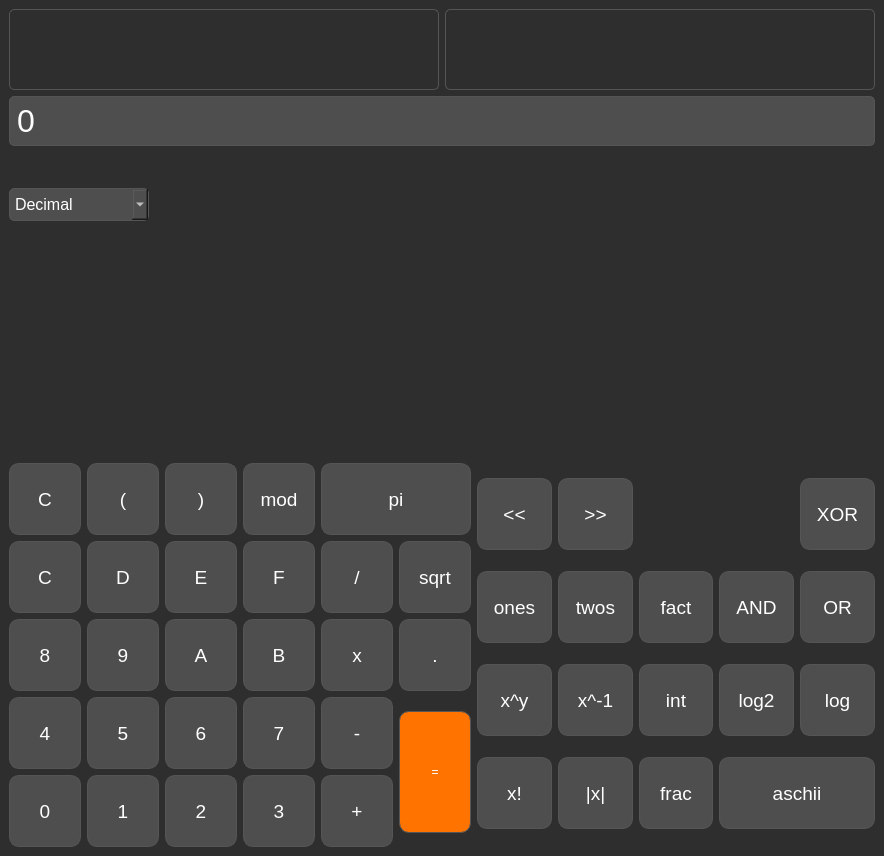
<?xml version="1.0" encoding="UTF-8"?>
<ui version="4.0">
 <class>Programmer_calc</class>
 <widget class="QMainWindow" name="Programmer_calc">
  <property name="geometry">
   <rect>
    <x>0</x>
    <y>0</y>
    <width>884</width>
    <height>856</height>
   </rect>
  </property>
  <property name="windowTitle">
   <string>MainWindow</string>
  </property>
  <property name="styleSheet">
   <string notr="true">        QMainWindow {
            background-color: #2E2E2E;
        }</string>
  </property>
  <property name="toolButtonStyle">
   <enum>Qt::ToolButtonIconOnly</enum>
  </property>
  <widget class="QWidget" name="centralwidget">
   <property name="styleSheet">
    <string notr="true">        QWidget#centralwidget {
            background-color: #2E2E2E;
        }</string>
   </property>
   <layout class="QVBoxLayout" name="verticalLayout_5">
    <item>
     <layout class="QVBoxLayout" name="verticalLayout_3" stretch="1,2,1,3">
      <item>
       <layout class="QHBoxLayout" name="horizontalLayout">
        <item>
         <widget class="QListWidget" name="operations_list">
          <property name="sizePolicy">
           <sizepolicy hsizetype="Preferred" vsizetype="Preferred">
            <horstretch>0</horstretch>
            <verstretch>0</verstretch>
           </sizepolicy>
          </property>
          <property name="styleSheet">
           <string notr="true">        QListWidget{
            background-color: #2E2E2E;
            color: #ffffff;
            font: 14pt;
            border: 1px solid #555555;
            border-radius: 5px;
        }</string>
          </property>
         </widget>
        </item>
        <item>
         <widget class="QListWidget" name="operations_list2">
          <property name="sizePolicy">
           <sizepolicy hsizetype="Preferred" vsizetype="Preferred">
            <horstretch>0</horstretch>
            <verstretch>0</verstretch>
           </sizepolicy>
          </property>
          <property name="styleSheet">
           <string notr="true">        QListWidget{
            background-color: #2E2E2E;
            color: #ffffff;
            font: 14pt;
            border: 1px solid #555555;
            border-radius: 5px;
        }</string>
          </property>
         </widget>
        </item>
       </layout>
      </item>
      <item>
       <layout class="QVBoxLayout" name="verticalLayout_2">
        <item>
         <widget class="QLineEdit" name="Result">
          <property name="sizePolicy">
           <sizepolicy hsizetype="Expanding" vsizetype="Fixed">
            <horstretch>0</horstretch>
            <verstretch>0</verstretch>
           </sizepolicy>
          </property>
          <property name="font">
           <font>
            <pointsize>24</pointsize>
           </font>
          </property>
          <property name="styleSheet">
           <string notr="true">
            background-color: #4E4E4E;
            color: #FFFFFF;
            border: 1px solid #555555;
            border-radius: 5px;
            padding: 5px;</string>
          </property>
          <property name="text">
           <string>0</string>
          </property>
         </widget>
        </item>
        <item>
         <layout class="QHBoxLayout" name="horizontalLayout_2">
          <item>
           <widget class="QComboBox" name="comboBox_3">
            <property name="font">
             <font>
              <pointsize>12</pointsize>
             </font>
            </property>
            <property name="styleSheet">
             <string notr="true">        QComboBox {
            background-color: #4E4E4E;
            color: #FFFFFF;
            border: 1px solid #555555;
            border-radius: 5px;
            padding: 5px;
        }
        QComboBox QAbstractItemView {
            background-color: #4E4E4E;
            selection-background-color: #5E5E5E;
            color: #FFFFFF;
        }</string>
            </property>
            <item>
             <property name="text">
              <string>Decimal</string>
             </property>
            </item>
            <item>
             <property name="text">
              <string>Hexadecimal</string>
             </property>
            </item>
            <item>
             <property name="text">
              <string>Binary</string>
             </property>
            </item>
            <item>
             <property name="text">
              <string>Octal</string>
             </property>
            </item>
           </widget>
          </item>
          <item>
           <spacer name="horizontalSpacer_2">
            <property name="orientation">
             <enum>Qt::Horizontal</enum>
            </property>
            <property name="sizeType">
             <enum>QSizePolicy::Minimum</enum>
            </property>
            <property name="sizeHint" stdset="0">
             <size>
              <width>580</width>
              <height>0</height>
             </size>
            </property>
           </spacer>
          </item>
          <item>
           <widget class="QLabel" name="label_2">
            <property name="font">
             <font>
              <pointsize>14</pointsize>
             </font>
            </property>
            <property name="layoutDirection">
             <enum>Qt::RightToLeft</enum>
            </property>
            <property name="styleSheet">
             <string notr="true">        QLabel{
            font-size: 14pt;
            qproperty-alignment: 'AlignRight | AlignTrailing | AlignVCenter';
        }</string>
            </property>
            <property name="text">
             <string/>
            </property>
           </widget>
          </item>
         </layout>
        </item>
       </layout>
      </item>
      <item>
       <layout class="QVBoxLayout" name="verticalLayout">
        <item>
         <widget class="QLabel" name="n8_63">
          <property name="styleSheet">
           <string notr="true">        QLabel {
            color: #FFFFFF;
            font-family: 'Courier New', Courier, monospace; /* Monospaced font */
            font-size: 16pt; /* Increase font size */
            padding: 10px; /* Add padding */
            qproperty-alignment: 'AlignCenter'; /* Center align */
        }</string>
          </property>
          <property name="text">
           <string/>
          </property>
         </widget>
        </item>
        <item>
         <widget class="QLabel" name="t6_31">
          <property name="styleSheet">
           <string notr="true">        QLabel {
            color: #FFFFFF;
            font-family: 'Courier New', Courier, monospace; /* Monospaced font */
            font-size: 16pt; /* Increase font size */
            padding: 10px; /* Add padding */
            qproperty-alignment: 'AlignCenter'; /* Center align */
        }</string>
          </property>
          <property name="text">
           <string/>
          </property>
         </widget>
        </item>
        <item>
         <widget class="QLabel" name="h2_47">
          <property name="styleSheet">
           <string notr="true">        QLabel {
            color: #FFFFFF;
            font-family: 'Courier New', Courier, monospace; /* Monospaced font */
            font-size: 16pt; /* Increase font size */
            padding: 10px; /* Add padding */
            qproperty-alignment: 'AlignCenter'; /* Center align */
        }</string>
          </property>
          <property name="text">
           <string/>
          </property>
         </widget>
        </item>
        <item>
         <widget class="QLabel" name="nulla_15">
          <property name="styleSheet">
           <string notr="true">        QLabel {
            color: #FFFFFF;
            font-family: 'Courier New', Courier, monospace; /* Monospaced font */
            font-size: 16pt; /* Increase font size */
            padding: 10px; /* Add padding */
            qproperty-alignment: 'AlignCenter'; /* Center align */
        }</string>
          </property>
          <property name="text">
           <string/>
          </property>
         </widget>
        </item>
       </layout>
      </item>
      <item>
       <layout class="QHBoxLayout" name="horizontalLayout_3">
        <item>
         <layout class="QGridLayout" name="gridLayout_for_numbers">
          <item row="0" column="3">
           <widget class="QPushButton" name="mod">
            <property name="styleSheet">
             <string notr="true">        QPushButton {
            background-color: #4E4E4E;
            font-size: 14pt;
            width: 50px;
            height: 50px;
            color: #FFFFFF;
            border: 1px solid #555555;
            border-radius: 10px;
            padding: 10px;
        }
        QPushButton:hover {
            background-color: #5E5E5E;
        }
        QPushButton:pressed {
            background-color: #6E6E6E;
        }</string>
            </property>
            <property name="text">
             <string>mod</string>
            </property>
           </widget>
          </item>
          <item row="4" column="0">
           <widget class="QPushButton" name="four">
            <property name="styleSheet">
             <string notr="true">        QPushButton {
            background-color: #4E4E4E;
            font-size: 14pt;
            width: 50px;
            height: 50px;
            color: #FFFFFF;
            border: 1px solid #555555;
            border-radius: 10px;
            padding: 10px;
        }

        QPushButton:hover {
            background-color: #5E5E5E;
        }
        QPushButton:pressed {
            background-color: #6E6E6E;
        }</string>
            </property>
            <property name="text">
             <string>4</string>
            </property>
           </widget>
          </item>
          <item row="0" column="1">
           <widget class="QPushButton" name="bel_zj">
            <property name="styleSheet">
             <string notr="true">        QPushButton {
            background-color: #4E4E4E;
            font-size: 14pt;
            width: 50px;
            height: 50px;
            color: #FFFFFF;
            border: 1px solid #555555;
            border-radius: 10px;
            padding: 10px;
        }

        QPushButton:hover {
            background-color: #5E5E5E;
        }
        QPushButton:pressed {
            background-color: #6E6E6E;
        }</string>
            </property>
            <property name="text">
             <string>(</string>
            </property>
           </widget>
          </item>
          <item row="4" column="4">
           <widget class="QPushButton" name="minus">
            <property name="styleSheet">
             <string notr="true">        QPushButton {
            background-color: #4E4E4E;
            font-size: 14pt;
            width: 50px;
            height: 50px;
            color: #FFFFFF;
            border: 1px solid #555555;
            border-radius: 10px;
            padding: 10px;
        }
        QPushButton:hover {
            background-color: #5E5E5E;
        }
        QPushButton:pressed {
            background-color: #6E6E6E;
        }</string>
            </property>
            <property name="text">
             <string>-</string>
            </property>
           </widget>
          </item>
          <item row="4" column="1">
           <widget class="QPushButton" name="five">
            <property name="styleSheet">
             <string notr="true">        QPushButton {
            background-color: #4E4E4E;
            font-size: 14pt;
            width: 50px;
            height: 50px;
            color: #FFFFFF;
            border: 1px solid #555555;
            border-radius: 10px;
            padding: 10px;
        }
        QPushButton:hover {
            background-color: #5E5E5E;
        }
        QPushButton:pressed {
            background-color: #6E6E6E;
        }</string>
            </property>
            <property name="text">
             <string>5</string>
            </property>
           </widget>
          </item>
          <item row="0" column="2">
           <widget class="QPushButton" name="jobb_zj">
            <property name="styleSheet">
             <string notr="true">        QPushButton {
            background-color: #4E4E4E;
            font-size: 14pt;
            width: 50px;
            height: 50px;
            color: #FFFFFF;
            border: 1px solid #555555;
            border-radius: 10px;
            padding: 10px;
        }

        QPushButton:hover {
            background-color: #5E5E5E;
        }
        QPushButton:pressed {
            background-color: #6E6E6E;
        }</string>
            </property>
            <property name="text">
             <string>)</string>
            </property>
           </widget>
          </item>
          <item row="5" column="0">
           <widget class="QPushButton" name="zero">
            <property name="styleSheet">
             <string notr="true">        QPushButton {
            background-color: #4E4E4E;
            font-size: 14pt;
            width: 50px;
            height: 50px;
            color: #FFFFFF;
            border: 1px solid #555555;
            border-radius: 10px;
            padding: 10px;
        }
        QPushButton:hover {
            background-color: #5E5E5E;
        }
        QPushButton:pressed {
            background-color: #6E6E6E;
        }</string>
            </property>
            <property name="text">
             <string>0</string>
            </property>
           </widget>
          </item>
          <item row="5" column="1">
           <widget class="QPushButton" name="one">
            <property name="styleSheet">
             <string notr="true">        QPushButton {
            background-color: #4E4E4E;
            font-size: 14pt;
            width: 50px;
            height: 50px;
            color: #FFFFFF;
            border: 1px solid #555555;
            border-radius: 10px;
            padding: 10px;
        }
        QPushButton:hover {
            background-color: #5E5E5E;
        }
        QPushButton:pressed {
            background-color: #6E6E6E;
        }</string>
            </property>
            <property name="text">
             <string>1</string>
            </property>
           </widget>
          </item>
          <item row="3" column="3">
           <widget class="QPushButton" name="B_hex">
            <property name="styleSheet">
             <string notr="true">        QPushButton {
            background-color: #4E4E4E;
            font-size: 14pt;
            width: 50px;
            height: 50px;
            color: #FFFFFF;
            border: 1px solid #555555;
            border-radius: 10px;
            padding: 10px;
        }
        QPushButton:hover {
            background-color: #5E5E5E;
        }
        QPushButton:pressed {
            background-color: #6E6E6E;
        }</string>
            </property>
            <property name="text">
             <string>B</string>
            </property>
           </widget>
          </item>
          <item row="1" column="2">
           <widget class="QPushButton" name="E_hex">
            <property name="styleSheet">
             <string notr="true">        QPushButton {
            background-color: #4E4E4E;
            font-size: 14pt;
            width: 50px;
            height: 50px;
            color: #FFFFFF;
            border: 1px solid #555555;
            border-radius: 10px;
            padding: 10px;
        }
        QPushButton:hover {
            background-color: #5E5E5E;
        }
        QPushButton:pressed {
            background-color: #6E6E6E;
        }</string>
            </property>
            <property name="text">
             <string>E</string>
            </property>
           </widget>
          </item>
          <item row="3" column="0">
           <widget class="QPushButton" name="eight">
            <property name="styleSheet">
             <string notr="true">        QPushButton {
            background-color: #4E4E4E;
            font-size: 14pt;
            width: 50px;
            height: 50px;
            color: #FFFFFF;
            border: 1px solid #555555;
            border-radius: 10px;
            padding: 10px;
        }
        QPushButton:hover {
            background-color: #5E5E5E;
        }
        QPushButton:pressed {
            background-color: #6E6E6E;
        }</string>
            </property>
            <property name="text">
             <string>8</string>
            </property>
           </widget>
          </item>
          <item row="1" column="3">
           <widget class="QPushButton" name="F_hex">
            <property name="styleSheet">
             <string notr="true">        QPushButton {
            background-color: #4E4E4E;
            font-size: 14pt;
            width: 50px;
            height: 50px;
            color: #FFFFFF;
            border: 1px solid #555555;
            border-radius: 10px;
            padding: 10px;
        }
        QPushButton:hover {
            background-color: #5E5E5E;
        }
        QPushButton:pressed {
            background-color: #6E6E6E;
        }</string>
            </property>
            <property name="text">
             <string>F</string>
            </property>
           </widget>
          </item>
          <item row="0" column="4" colspan="2">
           <widget class="QPushButton" name="pi">
            <property name="styleSheet">
             <string notr="true">
        QPushButton:hover {
            background-color: #5E5E5E;
        }
        QPushButton:pressed {
            background-color: #6E6E6E;
        }        QPushButton {
            background-color: #4E4E4E;
            font-size: 14pt;
            width: 50px;
            height: 50px;
            color: #FFFFFF;
            border: 1px solid #555555;
            border-radius: 10px;
            padding: 10px;
        }</string>
            </property>
            <property name="text">
             <string>pi</string>
            </property>
           </widget>
          </item>
          <item row="1" column="5">
           <widget class="QPushButton" name="sqrt">
            <property name="styleSheet">
             <string notr="true">        QPushButton {
            background-color: #4E4E4E;
            font-size: 14pt;
            width: 50px;
            height: 50px;
            color: #FFFFFF;
            border: 1px solid #555555;
            border-radius: 10px;
            padding: 10px;
        }

        QPushButton:hover {
            background-color: #5E5E5E;
        }
        QPushButton:pressed {
            background-color: #6E6E6E;
        }</string>
            </property>
            <property name="text">
             <string>sqrt</string>
            </property>
           </widget>
          </item>
          <item row="3" column="5">
           <widget class="QPushButton" name="dot">
            <property name="styleSheet">
             <string notr="true">        QPushButton {
            background-color: #4E4E4E;
            font-size: 14pt;
            width: 50px;
            height: 50px;
            color: #FFFFFF;
            border: 1px solid #555555;
            border-radius: 10px;
            padding: 10px;
        }

        QPushButton:hover {
            background-color: #5E5E5E;
        }
        QPushButton:pressed {
            background-color: #6E6E6E;
        }</string>
            </property>
            <property name="text">
             <string>.</string>
            </property>
           </widget>
          </item>
          <item row="4" column="3">
           <widget class="QPushButton" name="seven">
            <property name="styleSheet">
             <string notr="true">        QPushButton {
            background-color: #4E4E4E;
            font-size: 14pt;
            width: 50px;
            height: 50px;
            color: #FFFFFF;
            border: 1px solid #555555;
            border-radius: 10px;
            padding: 10px;
        }
        QPushButton:hover {
            background-color: #5E5E5E;
        }
        QPushButton:pressed {
            background-color: #6E6E6E;
        }</string>
            </property>
            <property name="text">
             <string>7</string>
            </property>
           </widget>
          </item>
          <item row="1" column="4">
           <widget class="QPushButton" name="divide">
            <property name="styleSheet">
             <string notr="true">        QPushButton {
            background-color: #4E4E4E;
            font-size: 14pt;
            width: 50px;
            height: 50px;
            color: #FFFFFF;
            border: 1px solid #555555;
            border-radius: 10px;
            padding: 10px;
        }
        QPushButton:hover {
            background-color: #5E5E5E;
        }
        QPushButton:pressed {
            background-color: #6E6E6E;
        }</string>
            </property>
            <property name="text">
             <string>/</string>
            </property>
           </widget>
          </item>
          <item row="4" column="5" rowspan="2">
           <widget class="QPushButton" name="equal">
            <property name="styleSheet">
             <string notr="true">        QPushButton#equal {
            background-color: #ff7300;
            width: 50px;
            height: 100%;
            color: #ffffff;
            border: 1px solid #555555;
            border-radius: 10px;
            padding: 10px;
        }
        QPushButton#equal:hover {
            background-color: #fc8e32;
        }</string>
            </property>
            <property name="text">
             <string>=</string>
            </property>
           </widget>
          </item>
          <item row="0" column="0">
           <layout class="QVBoxLayout" name="verticalLayout_4">
            <item>
             <widget class="QPushButton" name="clear">
              <property name="styleSheet">
               <string notr="true">        QPushButton {
            background-color: #4E4E4E;
            font-size: 14pt;
            width: 50px;
            height: 50px;
            color: #FFFFFF;
            border: 1px solid #555555;
            border-radius: 10px;
            padding: 10px;
        }

        QPushButton:hover {
            background-color: #5E5E5E;
        }
        QPushButton:pressed {
            background-color: #6E6E6E;
        }</string>
              </property>
              <property name="text">
               <string>C</string>
              </property>
             </widget>
            </item>
           </layout>
          </item>
          <item row="3" column="2">
           <widget class="QPushButton" name="A_hex">
            <property name="styleSheet">
             <string notr="true">        QPushButton {
            background-color: #4E4E4E;
            font-size: 14pt;
            width: 50px;
            height: 50px;
            color: #FFFFFF;
            border: 1px solid #555555;
            border-radius: 10px;
            padding: 10px;
        }
        QPushButton:hover {
            background-color: #5E5E5E;
        }
        QPushButton:pressed {
            background-color: #6E6E6E;
        }</string>
            </property>
            <property name="text">
             <string>A</string>
            </property>
           </widget>
          </item>
          <item row="3" column="4">
           <widget class="QPushButton" name="szorzas">
            <property name="styleSheet">
             <string notr="true">        QPushButton {
            background-color: #4E4E4E;
            font-size: 14pt;
            width: 50px;
            height: 50px;
            color: #FFFFFF;
            border: 1px solid #555555;
            border-radius: 10px;
            padding: 10px;
        }
        QPushButton:hover {
            background-color: #5E5E5E;
        }
        QPushButton:pressed {
            background-color: #6E6E6E;
        }</string>
            </property>
            <property name="text">
             <string>x</string>
            </property>
           </widget>
          </item>
          <item row="5" column="4">
           <widget class="QPushButton" name="plusz">
            <property name="styleSheet">
             <string notr="true">        QPushButton {
            background-color: #4E4E4E;
            font-size: 14pt;
            width: 50px;
            height: 50px;
            color: #FFFFFF;
            border: 1px solid #555555;
            border-radius: 10px;
            padding: 10px;
        }
        QPushButton:hover {
            background-color: #5E5E5E;
        }
        QPushButton:pressed {
            background-color: #6E6E6E;
        }</string>
            </property>
            <property name="text">
             <string>+</string>
            </property>
           </widget>
          </item>
          <item row="1" column="1">
           <widget class="QPushButton" name="D_hex">
            <property name="styleSheet">
             <string notr="true">        QPushButton {
            background-color: #4E4E4E;
            font-size: 14pt;
            width: 50px;
            height: 50px;
            color: #FFFFFF;
            border: 1px solid #555555;
            border-radius: 10px;
            padding: 10px;
        }
        QPushButton:hover {
            background-color: #5E5E5E;
        }
        QPushButton:pressed {
            background-color: #6E6E6E;
        }</string>
            </property>
            <property name="text">
             <string>D</string>
            </property>
           </widget>
          </item>
          <item row="1" column="0">
           <widget class="QPushButton" name="C_hex">
            <property name="styleSheet">
             <string notr="true">        QPushButton {
            background-color: #4E4E4E;
            font-size: 14pt;
            width: 50px;
            height: 50px;
            color: #FFFFFF;
            border: 1px solid #555555;
            border-radius: 10px;
            padding: 10px;
        }
        QPushButton:hover {
            background-color: #5E5E5E;
        }
        QPushButton:pressed {
            background-color: #6E6E6E;
        }</string>
            </property>
            <property name="text">
             <string>C</string>
            </property>
           </widget>
          </item>
          <item row="5" column="2">
           <widget class="QPushButton" name="two">
            <property name="styleSheet">
             <string notr="true">        QPushButton {
            background-color: #4E4E4E;
            font-size: 14pt;
            width: 50px;
            height: 50px;
            color: #FFFFFF;
            border: 1px solid #555555;
            border-radius: 10px;
            padding: 10px;
        }
        QPushButton:hover {
            background-color: #5E5E5E;
        }
        QPushButton:pressed {
            background-color: #6E6E6E;
        }</string>
            </property>
            <property name="text">
             <string>2</string>
            </property>
           </widget>
          </item>
          <item row="3" column="1">
           <widget class="QPushButton" name="nine">
            <property name="styleSheet">
             <string notr="true">        QPushButton {
            background-color: #4E4E4E;
            font-size: 14pt;
            width: 50px;
            height: 50px;
            color: #FFFFFF;
            border: 1px solid #555555;
            border-radius: 10px;
            padding: 10px;
        }
        QPushButton:hover {
            background-color: #5E5E5E;
        }
        QPushButton:pressed {
            background-color: #6E6E6E;
        }</string>
            </property>
            <property name="text">
             <string>9</string>
            </property>
           </widget>
          </item>
          <item row="4" column="2">
           <widget class="QPushButton" name="six">
            <property name="styleSheet">
             <string notr="true">        QPushButton {
            background-color: #4E4E4E;
            font-size: 14pt;
            width: 50px;
            height: 50px;
            color: #FFFFFF;
            border: 1px solid #555555;
            border-radius: 10px;
            padding: 10px;
        }
        QPushButton:hover {
            background-color: #5E5E5E;
        }
        QPushButton:pressed {
            background-color: #6E6E6E;
        }</string>
            </property>
            <property name="text">
             <string>6</string>
            </property>
           </widget>
          </item>
          <item row="5" column="3">
           <widget class="QPushButton" name="three">
            <property name="styleSheet">
             <string notr="true">        QPushButton {
            background-color: #4E4E4E;
            font-size: 14pt;
            width: 50px;
            height: 50px;
            color: #FFFFFF;
            border: 1px solid #555555;
            border-radius: 10px;
            padding: 10px;
        }
        QPushButton:hover {
            background-color: #5E5E5E;
        }
        QPushButton:pressed {
            background-color: #6E6E6E;
        }</string>
            </property>
            <property name="text">
             <string>3</string>
            </property>
           </widget>
          </item>
         </layout>
        </item>
        <item>
         <layout class="QGridLayout" name="gridLayout_for_special_buttons">
          <item row="3" column="3" colspan="2">
           <widget class="QPushButton" name="aaaa">
            <property name="styleSheet">
             <string notr="true">        QPushButton {
            background-color: #4E4E4E;
            font-size: 14pt;
            width: 50px;
            height: 50px;
            color: #FFFFFF;
            border: 1px solid #555555;
            border-radius: 10px;
            padding: 10px;
        }
        QPushButton:hover {
            background-color: #5E5E5E;
        }
        QPushButton:pressed {
            background-color: #6E6E6E;
        }</string>
            </property>
            <property name="text">
             <string>aschii</string>
            </property>
           </widget>
          </item>
          <item row="1" column="4">
           <widget class="QPushButton" name="OR">
            <property name="styleSheet">
             <string notr="true">        QPushButton {
            background-color: #4E4E4E;
            font-size: 14pt;
            width: 50px;
            height: 50px;
            color: #FFFFFF;
            border: 1px solid #555555;
            border-radius: 10px;
            padding: 10px;
        }

        QPushButton:hover {
            background-color: #5E5E5E;
        }
        QPushButton:pressed {
            background-color: #6E6E6E;
        }</string>
            </property>
            <property name="text">
             <string>OR</string>
            </property>
           </widget>
          </item>
          <item row="2" column="4">
           <widget class="QPushButton" name="log">
            <property name="styleSheet">
             <string notr="true">        QPushButton {
            background-color: #4E4E4E;
            font-size: 14pt;
            width: 50px;
            height: 50px;
            color: #FFFFFF;
            border: 1px solid #555555;
            border-radius: 10px;
            padding: 10px;

        }
        QPushButton:hover {
            background-color: #5E5E5E;
        }
        QPushButton:pressed {
            background-color: #6E6E6E;
        }</string>
            </property>
            <property name="text">
             <string>log</string>
            </property>
           </widget>
          </item>
          <item row="3" column="0">
           <widget class="QPushButton" name="fakt">
            <property name="styleSheet">
             <string notr="true">        QPushButton {
            background-color: #4E4E4E;
            font-size: 14pt;
            width: 50px;
            height: 50px;
            color: #FFFFFF;
            border: 1px solid #555555;
            border-radius: 10px;
            padding: 10px;
        }

        QPushButton:hover {
            background-color: #5E5E5E;
        }
        QPushButton:pressed {
            background-color: #6E6E6E;
        }</string>
            </property>
            <property name="text">
             <string>x!</string>
            </property>
           </widget>
          </item>
          <item row="2" column="2">
           <widget class="QPushButton" name="int_2">
            <property name="styleSheet">
             <string notr="true">        QPushButton {
            background-color: #4E4E4E;
            font-size: 14pt;
            width: 50px;
            height: 50px;
            color: #FFFFFF;
            border: 1px solid #555555;
            border-radius: 10px;
            padding: 10px;
        }
        QPushButton:hover {
            background-color: #5E5E5E;
        }
        QPushButton:pressed {
            background-color: #6E6E6E;
        }</string>
            </property>
            <property name="text">
             <string>int</string>
            </property>
           </widget>
          </item>
          <item row="1" column="3">
           <widget class="QPushButton" name="AND">
            <property name="styleSheet">
             <string notr="true">        QPushButton {
            background-color: #4E4E4E;
            font-size: 14pt;
            width: 50px;
            height: 50px;
            color: #FFFFFF;
            border: 1px solid #555555;
            border-radius: 10px;
            padding: 10px;
        }
        QPushButton:hover {
            background-color: #5E5E5E;
        }
        QPushButton:pressed {
            background-color: #6E6E6E;
        }</string>
            </property>
            <property name="text">
             <string>AND</string>
            </property>
           </widget>
          </item>
          <item row="3" column="2">
           <widget class="QPushButton" name="frac">
            <property name="styleSheet">
             <string notr="true">        QPushButton {
            background-color: #4E4E4E;
            font-size: 14pt;
            width: 50px;
            height: 50px;
            color: #FFFFFF;
            border: 1px solid #555555;
            border-radius: 10px;
            padding: 10px;
        }

        QPushButton:hover {
            background-color: #5E5E5E;
        }
        QPushButton:pressed {
            background-color: #6E6E6E;
        }</string>
            </property>
            <property name="text">
             <string>frac</string>
            </property>
           </widget>
          </item>
          <item row="2" column="3">
           <widget class="QPushButton" name="log2">
            <property name="styleSheet">
             <string notr="true">        QPushButton {
            background-color: #4E4E4E;
            font-size: 14pt;
            width: 50px;
            height: 50px;
            color: #FFFFFF;
            border: 1px solid #555555;
            border-radius: 10px;
            padding: 10px;
        }

        QPushButton:hover {
            background-color: #5E5E5E;
        }
        QPushButton:pressed {
            background-color: #6E6E6E;
        }</string>
            </property>
            <property name="text">
             <string>log2</string>
            </property>
           </widget>
          </item>
          <item row="1" column="1">
           <widget class="QPushButton" name="twos">
            <property name="styleSheet">
             <string notr="true">        QPushButton {
            background-color: #4E4E4E;
            font-size: 14pt;
            width: 50px;
            height: 50px;
            color: #FFFFFF;
            border: 1px solid #555555;
            border-radius: 10px;
            padding: 10px;
        }
        QPushButton:hover {
            background-color: #5E5E5E;
        }
        QPushButton:pressed {
            background-color: #6E6E6E;
        }</string>
            </property>
            <property name="text">
             <string>twos</string>
            </property>
           </widget>
          </item>
          <item row="3" column="1">
           <widget class="QPushButton" name="abs">
            <property name="styleSheet">
             <string notr="true">        QPushButton {
            background-color: #4E4E4E;
            font-size: 14pt;
            width: 50px;
            height: 50px;
            color: #FFFFFF;
            border: 1px solid #555555;
            border-radius: 10px;
            padding: 10px;
        }

        QPushButton:hover {
            background-color: #5E5E5E;
        }
        QPushButton:pressed {
            background-color: #6E6E6E;
        }</string>
            </property>
            <property name="text">
             <string>|x|</string>
            </property>
           </widget>
          </item>
          <item row="1" column="0">
           <widget class="QPushButton" name="ones">
            <property name="styleSheet">
             <string notr="true">        QPushButton {
            background-color: #4E4E4E;
            font-size: 14pt;
            width: 50px;
            height: 50px;
            color: #FFFFFF;
            border: 1px solid #555555;
            border-radius: 10px;
            padding: 10px;
        }
        QPushButton:hover {
            background-color: #5E5E5E;
        }
        QPushButton:pressed {
            background-color: #6E6E6E;
        }</string>
            </property>
            <property name="text">
             <string>ones</string>
            </property>
           </widget>
          </item>
          <item row="2" column="0">
           <widget class="QPushButton" name="x_xx_y">
            <property name="styleSheet">
             <string notr="true">
        QPushButton:hover {
            background-color: #5E5E5E;
        }
        QPushButton:pressed {
            background-color: #6E6E6E;
        }        QPushButton {
            background-color: #4E4E4E;
            font-size: 14pt;
            width: 50px;
            height: 50px;
            color: #FFFFFF;
            border: 1px solid #555555;
            border-radius: 10px;
            padding: 10px;
        }</string>
            </property>
            <property name="text">
             <string>x^y</string>
            </property>
           </widget>
          </item>
          <item row="0" column="4">
           <widget class="QPushButton" name="XOR">
            <property name="styleSheet">
             <string notr="true">        QPushButton {
            background-color: #4E4E4E;
            font-size: 14pt;
            width: 50px;
            height: 50px;
            color: #FFFFFF;
            border: 1px solid #555555;
            border-radius: 10px;
            padding: 10px;
        }</string>
            </property>
            <property name="text">
             <string>XOR</string>
            </property>
           </widget>
          </item>
          <item row="1" column="2">
           <widget class="QPushButton" name="fact">
            <property name="styleSheet">
             <string notr="true">        QPushButton {
            background-color: #4E4E4E;
            font-size: 14pt;
            width: 50px;
            height: 50px;
            color: #FFFFFF;
            border: 1px solid #555555;
            border-radius: 10px;
            padding: 10px;
        }
        QPushButton:hover {
            background-color: #5E5E5E;
        }
        QPushButton:pressed {
            background-color: #6E6E6E;
        }</string>
            </property>
            <property name="text">
             <string>fact</string>
            </property>
           </widget>
          </item>
          <item row="2" column="1">
           <widget class="QPushButton" name="x_xx_1">
            <property name="styleSheet">
             <string notr="true">        QPushButton {
            background-color: #4E4E4E;
            font-size: 14pt;
            width: 50px;
            height: 50px;
            color: #FFFFFF;
            border: 1px solid #555555;
            border-radius: 10px;
            padding: 10px;
        }
        QPushButton:hover {
            background-color: #5E5E5E;
        }
        QPushButton:pressed {
            background-color: #6E6E6E;
        }</string>
            </property>
            <property name="text">
             <string>x^-1</string>
            </property>
           </widget>
          </item>
          <item row="0" column="0">
           <widget class="QPushButton" name="shift_left">
            <property name="styleSheet">
             <string notr="true">        QPushButton {
            background-color: #4E4E4E;
            font-size: 14pt;
            width: 50px;
            height: 50px;
            color: #FFFFFF;
            border: 1px solid #555555;
            border-radius: 10px;
            padding: 10px;
        }
        QPushButton:hover {
            background-color: #5E5E5E;
        }
        QPushButton:pressed {
            background-color: #6E6E6E;
        }</string>
            </property>
            <property name="text">
             <string>&lt;&lt;</string>
            </property>
           </widget>
          </item>
          <item row="0" column="1">
           <widget class="QPushButton" name="shift_right">
            <property name="styleSheet">
             <string notr="true">        QPushButton {
            background-color: #4E4E4E;
            font-size: 14pt;
            width: 50px;
            height: 50px;
            color: #FFFFFF;
            border: 1px solid #555555;
            border-radius: 10px;
            padding: 10px;
        }
        QPushButton:hover {
            background-color: #5E5E5E;
        }
        QPushButton:pressed {
            background-color: #6E6E6E;
        }</string>
            </property>
            <property name="text">
             <string>&gt;&gt;</string>
            </property>
           </widget>
          </item>
         </layout>
        </item>
       </layout>
      </item>
     </layout>
    </item>
   </layout>
  </widget>
 </widget>
 <resources/>
 <connections/>
</ui>
